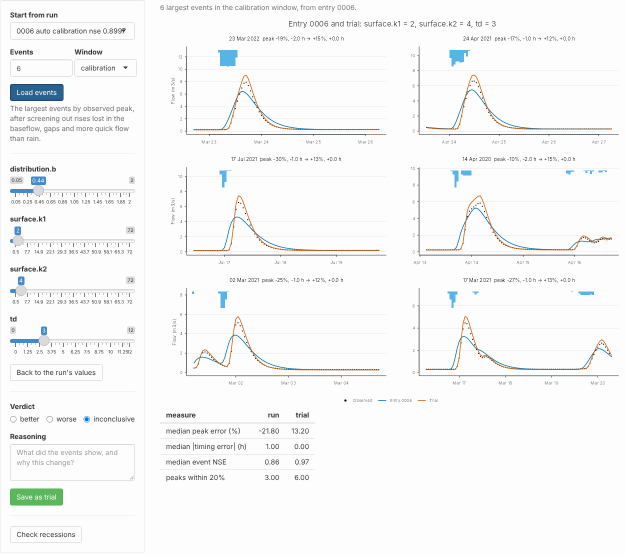
#> input picture vignettes/app-events/events-moved.png, 1250 x 1110 px, given in place of app-events-loaded.png, which was not available (shown at 1/2 size)
$ python crop.py
#> lines starting #> are read from the running program, lines starting #| are printed output that depends on the picture
# Crops the screenshots in shots/ and writes them, reduced to 256 colours, to
# vignettes/app-events/. Run from this folder: python3 crop.py
from PIL import Image

OUT = "../../vignettes/app-events/"


def save(im, name):
    im = im.convert("RGB").quantize(colors=256, method=Image.Quantize.FASTOCTREE,
                                    dither=Image.Dither.NONE)
    im.save(OUT + name, optimize=True)


im = Image.open("shots/app-events-loaded.png")
#> im is the input picture: PIL image 1250x1110 P; mean R, G, B 247, 247.5, 247.4
save(im.crop((0, 0, im.width, 1300)), "events-loaded.png")
#> in save, `im = im.convert("RGB").quantize(colors=256, method=Image.Quantize.FAST..`:
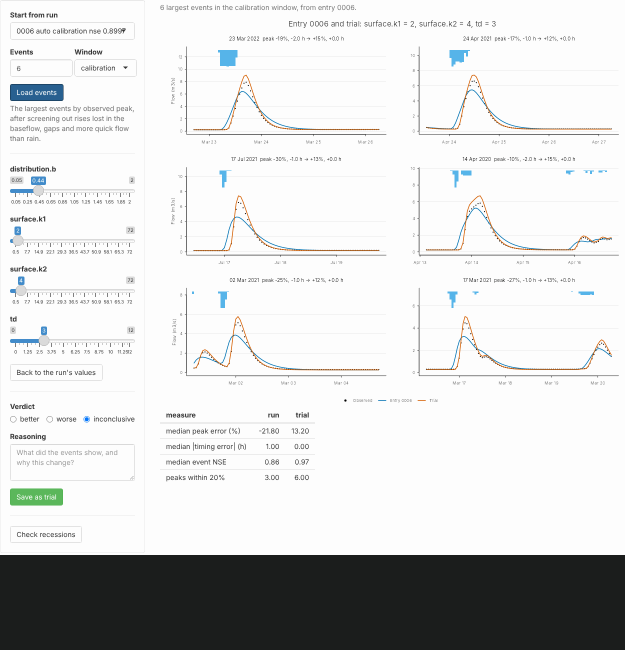
#> im: PIL image 1250x1300 P (shown at 1/2 size); mean R, G, B 214.8, 215.6, 215.4
for n in ["app-events-moved", "app-events-verdict", "app-events-recession", "app-trial-refit",
          "app-events-refit"]:
    im = Image.open("shots/" + n + ".png")
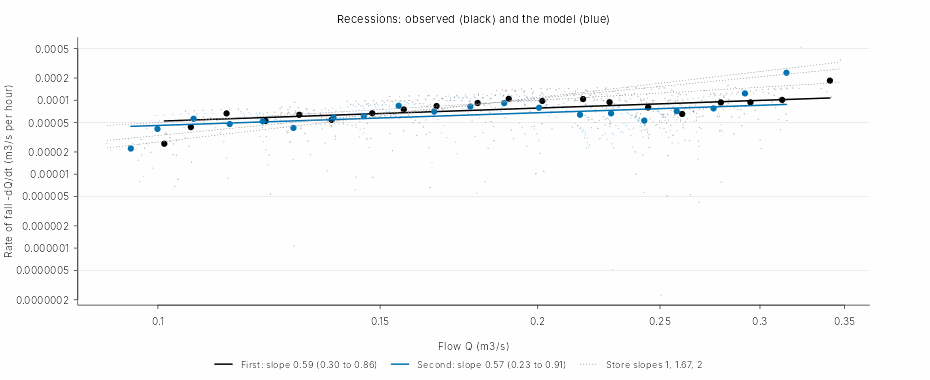
#> input picture vignettes/app-events/events-recession.png, 930 x 380 px, given in place of app-events-moved.png, which was not available
#> im is the input picture: PIL image 930x380 P; mean R, G, B 249.2, 249.8, 250.1
    if n in ("app-events-moved", "app-events-refit"):
        im = im.crop((0, 0, im.width, 1110))
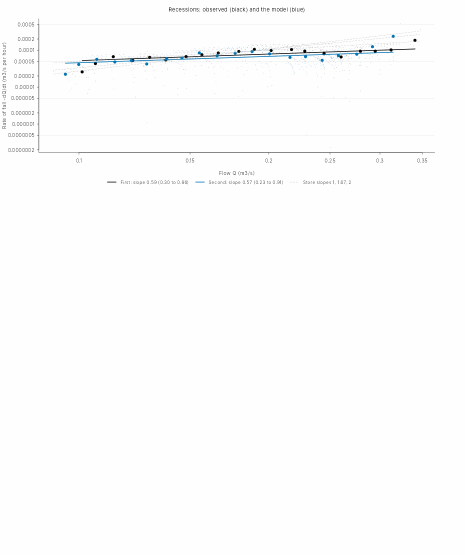
#> im: PIL image 930x1110 P (shown at 1/2 size); mean R, G, B 252.4, 252.6, 252.7
    save(im, n.replace("app-", "") + ".png")
#> (the run stopped early here; a loop or call above may not have finished)
